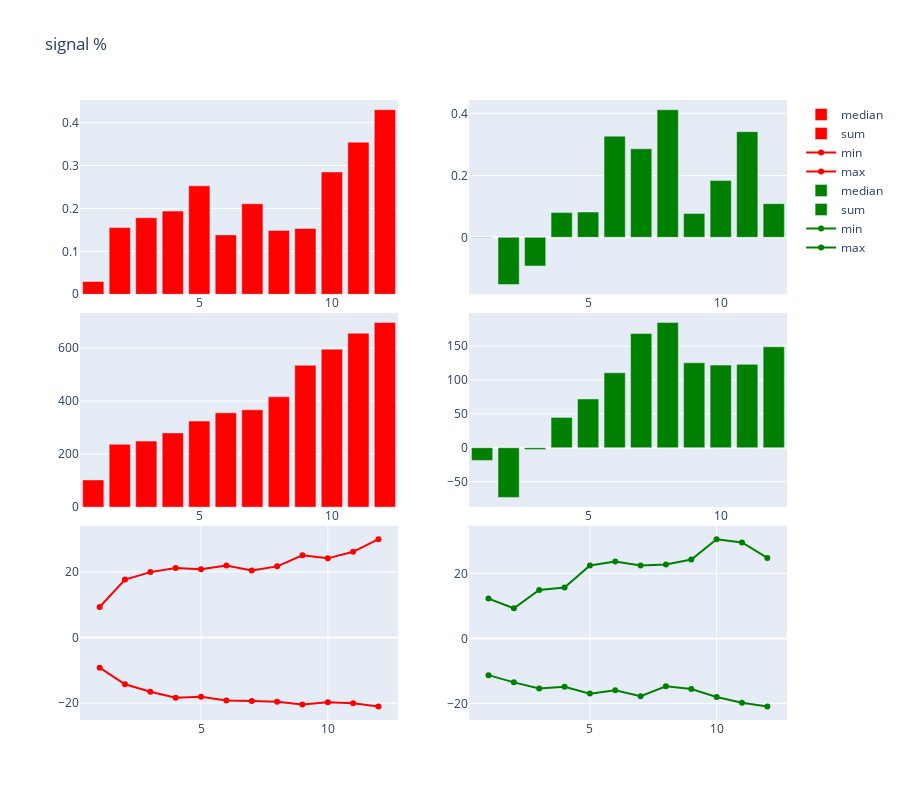

This figure's notebook cell:
### Code cell
seq = "signal"
data.loc[:, 'signal'] = np.where(data['cuts_volume'] == 1, 1, -1)
stat_seq = data\
    .groupby([seq])[target_names]\
    .agg(['mean', 'min', 'max', 'median', 'sum', 'size'])

times = np.arange(1, 13)

fig = make_subplots(
    rows=3,
    cols=2,
    vertical_spacing=0.03
)

fig.add_trace(
    go.Bar(
        x=times,
        y=stat_seq.filter(like='median').loc[-1, :].values * 100,
        name="median",
        marker=dict(color="red")
    ),
    row=1, col=1
)
fig.add_trace(
    go.Bar(
        x=times,
        y=stat_seq.filter(like='sum').loc[-1, :].values * 100,
        name="sum",
        marker=dict(color="red")
    ),
    row=2, col=1
)
fig.add_trace(
    go.Scatter(
        x=times,
        y=stat_seq.filter(like='min').loc[-1, :].values * 100,
        name="min",
        marker=dict(color="red")
    ),
    row=3, col=1
)
fig.add_trace(
    go.Scatter(
        x=times,
        y=stat_seq.filter(like='max').loc[-1, :].values * 100,
        name="max",
        marker=dict(color="red")
    ),
    row=3, col=1
)

###
fig.add_trace(
    go.Bar(
        x=times,
        y=stat_seq.filter(like='median').loc[1, :].values * 100,
        name="median",
        marker=dict(color="green")
    ),
    row=1, col=2
)
fig.add_trace(
    go.Bar(
        x=times,
        y=stat_seq.filter(like='sum').loc[1, :].values * 100,
        name="sum",
        marker=dict(color="green")
    ),
    row=2, col=2
)
fig.add_trace(
    go.Scatter(
        x=times,
        y=stat_seq.filter(like='min').loc[1, :].values * 100,
        name="min",
        marker=dict(color="green")
    ),
    row=3, col=2
)
fig.add_trace(
    go.Scatter(
        x=times,
        y=stat_seq.filter(like='max').loc[1, :].values * 100,
        name="max",
        marker=dict(color="green")
    ),
    row=3, col=2
)
fig.update_layout(title=f'{seq} %', height=800)
fig.show()

### Figure 1 — Plotly figure (JSON) as saved in the notebook; plotly's stock layout.template omitted (floating-point values rounded to 4 significant figures)
{"data": [{"marker": {"color": "red"}, "name": "median", "type": "bar", "x": [1, 2, 3, 4, 5, 6, 7, 8, 9, 10, 11, 12], "xaxis": "x", "y": [0.02971, 0.1553, 0.1783, 0.1937, 0.2526, 0.1383, 0.2109, 0.1488, 0.1532, 0.2849, 0.3543, 0.43], "yaxis": "y"}, {"marker": {"color": "red"}, "name": "sum", "type": "bar", "x": [1, 2, 3, 4, 5, 6, 7, 8, 9, 10, 11, 12], "xaxis": "x3", "y": [102.7, 237.1, 249.2, 280.2, 324.7, 355.9, 367.3, 416.4, 535.4, 596.2, 656.5, 696.5], "yaxis": "y3"}, {"marker": {"color": "red"}, "name": "min", "type": "scatter", "x": [1, 2, 3, 4, 5, 6, 7, 8, 9, 10, 11, 12], "xaxis": "x5", "y": [-9.198, -14.27, -16.54, -18.38, -18.05, -19.23, -19.36, -19.56, -20.45, -19.77, -20.02, -21.04], "yaxis": "y5"}, {"marker": {"color": "red"}, "name": "max", "type": "scatter", "x": [1, 2, 3, 4, 5, 6, 7, 8, 9, 10, 11, 12], "xaxis": "x5", "y": [9.274, 17.63, 19.9, 21.13, 20.76, 21.93, 20.42, 21.65, 25.04, 24.09, 26.09, 29.93], "yaxis": "y5"}, {"marker": {"color": "green"}, "name": "median", "type": "bar", "x": [1, 2, 3, 4, 5, 6, 7, 8, 9, 10, 11, 12], "xaxis": "x2", "y": [-0.001037, -0.1526, -0.09268, 0.07989, 0.08169, 0.3269, 0.2861, 0.4124, 0.07714, 0.1838, 0.3413, 0.1088], "yaxis": "y2"}, {"marker": {"color": "green"}, "name": "sum", "type": "bar", "x": [1, 2, 3, 4, 5, 6, 7, 8, 9, 10, 11, 12], "xaxis": "x4", "y": [-18.81, -73.3, -2.787, 44.7, 71.94, 110.5, 168.4, 184.6, 125.3, 121.9, 123.0, 148.8], "yaxis": "y4"}, {"marker": {"color": "green"}, "name": "min", "type": "scatter", "x": [1, 2, 3, 4, 5, 6, 7, 8, 9, 10, 11, 12], "xaxis": "x6", "y": [-11.31, -13.54, -15.45, -14.86, -17.0, -15.98, -17.83, -14.73, -15.57, -18.03, -19.84, -20.98], "yaxis": "y6"}, {"marker": {"color": "green"}, "name": "max", "type": "scatter", "x": [1, 2, 3, 4, 5, 6, 7, 8, 9, 10, 11, 12], "xaxis": "x6", "y": [12.26, 9.266, 14.93, 15.66, 22.46, 23.71, 22.47, 22.74, 24.27, 30.54, 29.56, 24.77], "yaxis": "y6"}], "layout": {"height": 800, "title": {"text": "signal %"}, "xaxis": {"anchor": "y", "domain": [0, 0.45]}, "xaxis2": {"anchor": "y2", "domain": [0.55, 1]}, "xaxis3": {"anchor": "y3", "domain": [0, 0.45]}, "xaxis4": {"anchor": "y4", "domain": [0.55, 1]}, "xaxis5": {"anchor": "y5", "domain": [0, 0.45]}, "xaxis6": {"anchor": "y6", "domain": [0.55, 1]}, "yaxis": {"anchor": "x", "domain": [0.6867, 1.0]}, "yaxis2": {"anchor": "x2", "domain": [0.6867, 1.0]}, "yaxis3": {"anchor": "x3", "domain": [0.3433, 0.6567]}, "yaxis4": {"anchor": "x4", "domain": [0.3433, 0.6567]}, "yaxis5": {"anchor": "x5", "domain": [0, 0.3133]}, "yaxis6": {"anchor": "x6", "domain": [0, 0.3133]}}}
